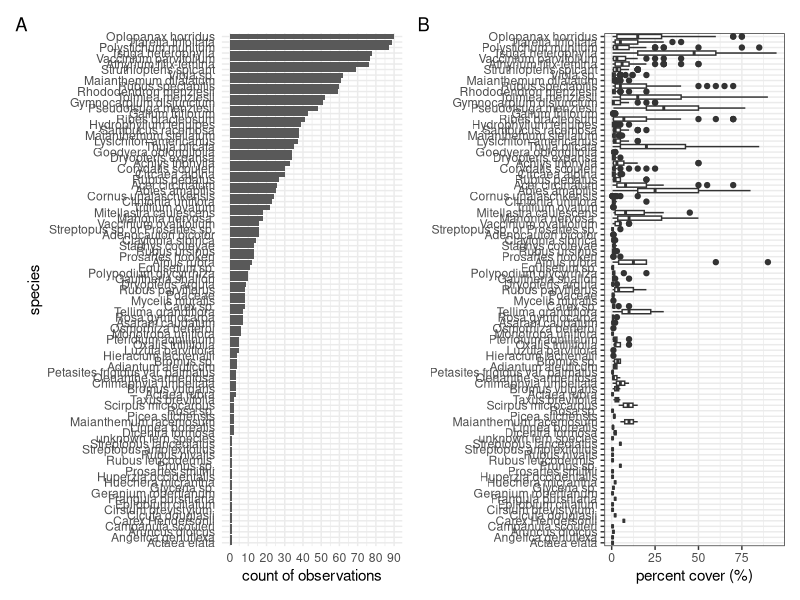

The R source for this figure:
## ---- chunk 1
#| label: load-packages
#| warning: false
#| echo: false

# load relevant packages
library(tidyverse) #for wrangling and plotting
library(patchwork) # for multipanel plotting

#load data for publication
spcover_q<-read_csv("data/spcover.csv")


## ---- chunk 2
#| echo: false
n_plots <-spcover_q  %>%  
  select(plot_id)   %>% 
  n_distinct() 

n_obs <-spcover_q  %>%  
  select(observation_date.only)   %>% 
  n_distinct() 

n_reaches <-spcover_q  %>%  
  select(reach)   %>% 
  n_distinct() 

name_reach<-spcover_q  %>%  
  select(reach, plot_id)   %>% 
  unique() %>% 
  group_by( reach) %>% 
  summarise(freq = n()) %>% 
  filter(freq != 24) %>% 
  pull(reach)

num_reach<-spcover_q  %>%  
  select(reach, plot_id)   %>% 
  unique() %>% 
  group_by( reach) %>% 
  summarise(freq = n()) %>% 
  filter(freq != 24) %>% 
  pull(freq)
## ---- chunk 3
#| echo: false
n_species <-spcover_q %>%  
  select(species_code) %>% 
  n_distinct() 

n_treesp <-spcover_q  %>%  
  filter(vegetation_type == "tree") %>% 
  select(species_code)   %>% 
  n_distinct() 

spec_arranged<-spcover_q %>% 
  group_by(scientific_name) %>%
  summarise(freq = n()) %>% 
  drop_na() %>%
  arrange(freq) %>% 
  pull(scientific_name)

spec_arranged<-spcover_q %>% 
  group_by(scientific_name) %>%
  summarise(freq = n()) %>% 
  drop_na() %>%
  arrange(freq) %>% 
  pull(scientific_name)

cov_max <- spcover_q %>% 
  select(percent_cover_num) %>% 
  max()

n_plotspecies<- spcover_q %>% 
  select(plot_id, species_code) %>% 
  group_by(plot_id) %>% 
  summarise(n_plotspecies = n_distinct(species_code))

range_plotspecies <-range(n_plotspecies$n_plotspecies)

## ---- chunk 4
#| label: fig-freq-cov
#| fig-width: 7.5
#| fig-cap: The frequency each plant species was observed across the 93 surveyed plots (A), alongside the median, first and third quantile of each observation (B). 
#| echo: false

p1<-spcover_q %>% 
  group_by(scientific_name) %>%
  summarise(freq = n()) %>% 
  drop_na() %>% 
  ggplot(aes(x = reorder(scientific_name, freq), y = freq)) +
  geom_bar(stat = "identity") + 
  labs(y = "count of observations",
       x = NULL) + 
  scale_y_continuous(breaks=seq(0,100,by=5))+
  coord_flip() + 
  theme_minimal() + 
  scale_y_continuous(breaks=seq(0,100,by=10)) + 
  labs(y = "count of observations",
       x = "species")

p2 <-ggplot(spcover_q %>% 
         drop_na(scientific_name) %>% 
         mutate(scientific_name = fct_relevel(scientific_name, spec_arranged)),
       aes(x = scientific_name,  y = percent_cover_num)) + 
  geom_boxplot() +
  coord_flip() +
  labs(y = "percent cover (%)",
       x = "species") +
  theme_bw() +
  labs(y = "percent cover (%)",
                x = NULL)
p1 + p2 + plot_annotation(tag_levels = "A")
